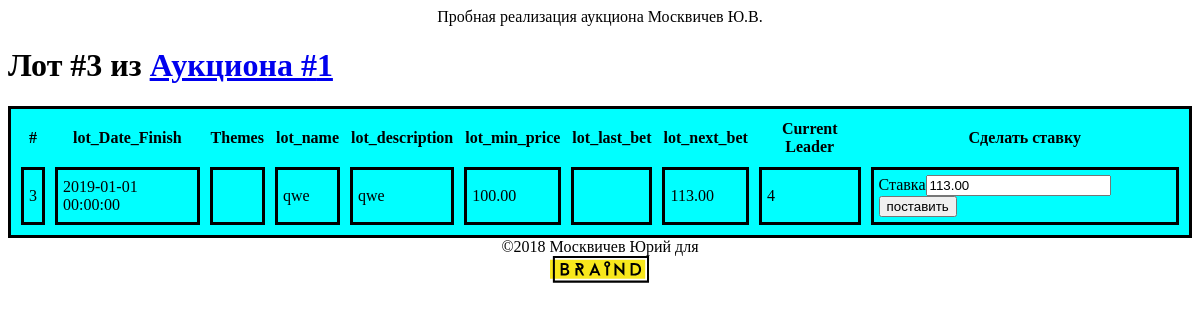
/lot.php/?id=3, run on the app's committed database.
### tables this page shows
CREATE TABLE `lots` (
  `id_lot` int(11) NOT NULL AUTO_INCREMENT,
  `lot_Date_Finish` datetime NOT NULL,
  `lot_name` varchar(45) NOT NULL,
  `lot_description` varchar(256) NOT NULL,
  `lot_min_price` decimal(15,2) NOT NULL,
  `auction_id` int(11) NOT NULL,
  `lot_next_bet` decimal(15,2) NOT NULL,
  `lot_hidden_bet` decimal(15,2) NOT NULL,
  `lot_current_leader` int(11) DEFAULT NULL,
  `lot_last_bet` varchar(45) DEFAULT NULL,
  PRIMARY KEY (`id_lot`),
  KEY `fk_lot_auction_idx` (`auction_id`),
  KEY `fk_lots_1_idx` (`lot_current_leader`),
  CONSTRAINT `fk_lot_auction` FOREIGN KEY (`auction_id`) REFERENCES `auctions` (`id`) ON DELETE NO ACTION ON UPDATE NO ACTION,
  CONSTRAINT `fk_lots_1` FOREIGN KEY (`lot_current_leader`) REFERENCES `users` (`id_user`) ON DELETE NO ACTION ON UPDATE NO ACTION
);

### lot.php (called while the page is built, shortened)
<?php
    require_once("models/auction.php");
    require_once("models/lot.php");
    $link = db_connect();
    $lot = lot_get($link, $_GET['id']);
    include ("views/lot.php");
 ?>

### models/lot.php (called while the page is built, shortened)
<?php
    function lot_get($link, $id){
        $query = "SELECT * FROM lots WHERE  id_lot =".$id;
        $result = mysqli_query($link, $query);
        $lot = mysqli_fetch_assoc($result);
        return $lot;
    }
?>

### views/lot.php (the view, shortened to what this page needs)
<!DOCTYPE html>
<html>
    <head>
        <link rel="stylesheet" href="/style.css" />
    </head>
    <body>
        <?php include('views/header.php'); ?>
        <div>
                <h1>Лот #<?=$lot['id_lot']?> из <a href="/auction.php/?id=<?=$lot['auction_id']?>">Аукциона #<?=$lot['auction_id']?></a></h1>
        </div>
        <div>
            <table class="table_auction">
                <tr>
                    <th>#</th>
                    <th>lot_Date_Finish</th>
                    <th>Themes</th>
                    <th>lot_name</th>
                    <th>lot_description</th>
                    <th>lot_min_price</th>
                    <th>lot_last_bet</th>
                    <th>lot_next_bet</th>
                    <th>Current Leader</th>
                    <th>Сделать ставку</th>
                </tr>
                <tr>
                    <td><?=$lot['id_lot']?></td>
                    <td><?=$lot['lot_Date_Finish']?></td>
                    <td><?php foreach($themes=get_lot_themes($link, $lot['id_lot']) as $t): ?>
                        <?php endforeach ?></td>
                    <td><?=$lot['lot_name']?></td>
                    <td><?=$lot['lot_description']?></td>
                    <td><?=$lot['lot_min_price']?></td>
                    <td><?=$lot['lot_last_bet']?></td>
                    <td><?=$lot['lot_next_bet']?></td>
                    <td><?=$lot['lot_current_leader']?></td>
                    <td>
                    <?php
                        if ($_COOKIE != NULL):
                    ?>
                    <?php include('views/bet.php')?>
                    <?php else: ?>
                        echo "Чтобы сделать ставку  <a href='/register.php'>зарегистрируйтесь</a> или <a href='/login.php'>войдите</a>";
                    <?php endif ?>
                </td>
                </tr>
            </table>
        </div>
        <?php include('views/footer.php'); ?>
    </body>
</html>

### views/bet.php (shortened to what this page needs)
<form method="POST">
Ставка<input name='bet_size' type="number" step="0.01" value="<?=$lot['lot_next_bet']?>" required/>
<input name="submit" type="submit" value="поставить"/>
</form>

### style.css (style rules this page uses)
.table_auction { width: 100%; background-color: aqua; border: 3px solid black; border-color: black; border-collapse: none; border-spacing: 10px; }
td { border: 3px solid black; padding: 5px; }

### data on the page
lots: id_lot "3", auction "1", lot_Date_Finish "2019-01-01 00:00:00", lot_name "qwe", lot_description "qwe", lot_min_price "100.00", lot_next_bet "113.00", lot_current_leader "4", bet_size "113.00"
